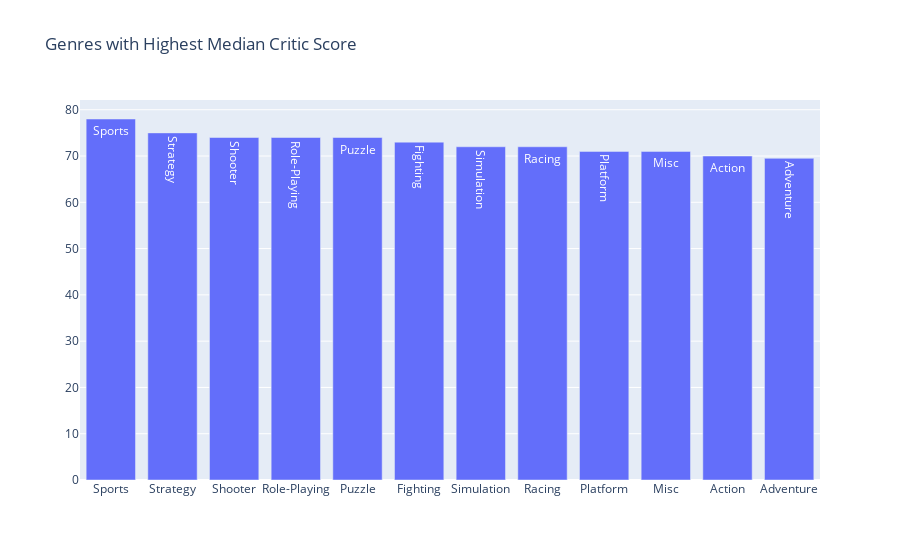

Notebook cell for this chart:
### Code cell
bar_dropped_data_duplicates = dropped_name.groupby('Genre')['Critic_Score'].median().sort_values(ascending=False).reset_index()

data = [Bar(x = bar_dropped_data_duplicates['Genre'], y = bar_dropped_data_duplicates['Critic_Score'], text = bar_dropped_data_duplicates['Genre'])]
layout = Layout(title = "Genres with Highest Median Critic Score")

fig = Figure(data = data, layout = layout)

plotly.offline.iplot(fig,show_link = False)

### Figure 1 — Plotly figure (JSON) as saved in the notebook; plotly's stock layout.template omitted (floating-point values rounded to 4 significant figures)
{"data": [{"text": ["Sports", "Strategy", "Shooter", "Role-Playing", "Puzzle", "Fighting", "Simulation", "Racing", "Platform", "Misc", "Action", "Adventure"], "type": "bar", "x": ["Sports", "Strategy", "Shooter", "Role-Playing", "Puzzle", "Fighting", "Simulation", "Racing", "Platform", "Misc", "Action", "Adventure"], "y": [78, 75, 74, 74, 74, 73, 72, 72, 71, 71, 70, 69.5]}], "layout": {"title": {"text": "Genres with Highest Median Critic Score"}}}
